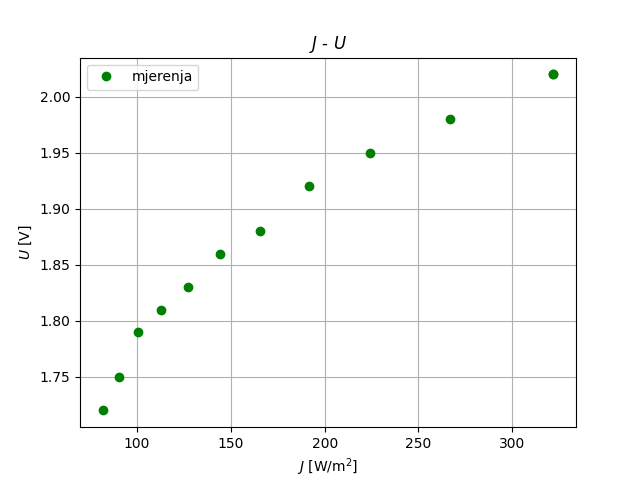

The Python source for this figure:
from turtle import color
import matplotlib.pyplot as plt
import numpy as np


# Data for plotting
x = np.arange(50, 330, 1)
# y = 0.001196196*x + 1.665965489


x1, y1 = (321.9774472, 2.02)
x2, y2 = (266.598388, 1.98)
x3, y3 = (224.4019666, 1.95)
x4, y4 = (191.5088903, 1.92)
x5, y5 = (165.3694063, 1.88)
x6, y6 = (144.2515353, 1.86)
x7, y7 = (126.9452683, 1.83)
x8, y8 = (112.5844973, 1.81)
x9, y9 = (100.5360111, 1.79)
x10, y10 = (90.32816153, 1.75)
x11, y11 = (81.60378507, 1.72)


fig, ax = plt.subplots()
#ax.plot(x, y, color='k')
plt.plot(x1, y1, 'go')
plt.plot(x2, y2, 'go')
plt.plot(x3, y3, 'go')
plt.plot(x4, y4, 'go')
plt.plot(x5, y5, 'go')
plt.plot(x6, y6, 'go')
plt.plot(x7, y7, 'go')
plt.plot(x8, y8, 'go')
plt.plot(x9, y9, 'go')
plt.plot(x10, y10, 'go')
plt.plot(x11, y11, 'go')


ax.set(xlabel='$J$ [W/m$^2$]', ylabel='$U$ [V]')
ax.grid()

ax = plt.gca()
# ax.set_xlim([0.5, 1.1])
# ax.set_ylim([1, 2.4])

# plt.plot(x, y, "-k", label="regresijski pravac")
plt.plot(x1, y1, "go", label="mjerenja")
plt.legend(loc="upper left")
plt.title('$J$ - $U$')

fig.savefig("vj6_J_U.png")

plt.show()